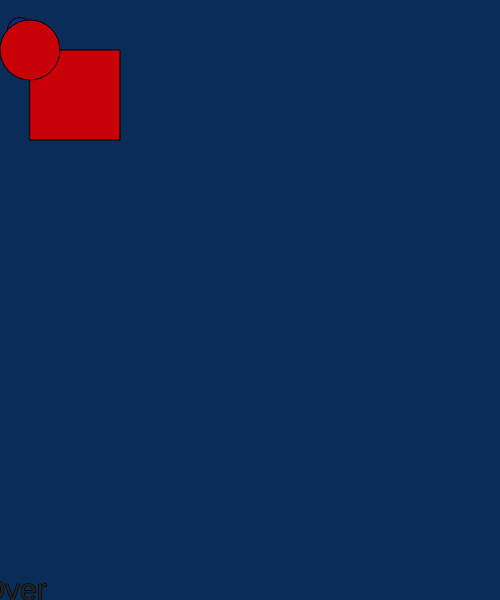
Frame 1 (no input)
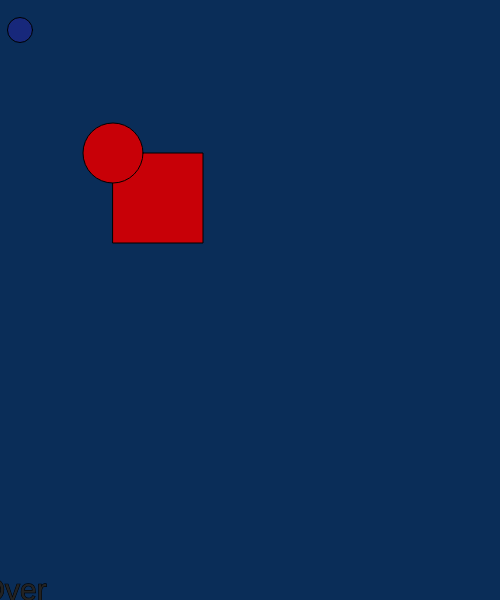
Frame 60 (no input)
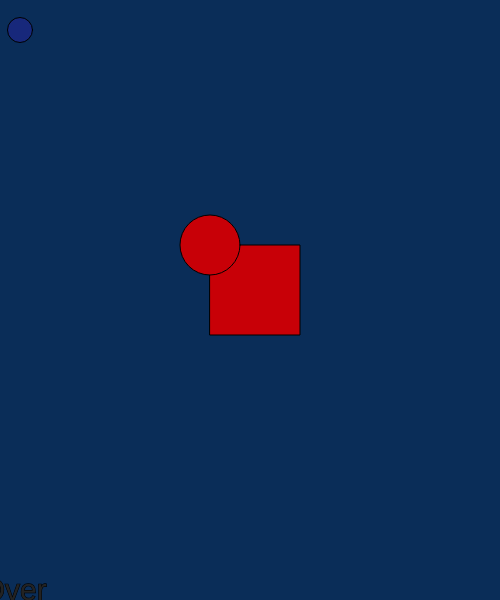
Frame 120 (the mouse pressed at the canvas centre since frame 60)

The p5.js sketch that drew these frames (run headless with seeded random() and noise() and a simulated clock; from frame 60 on, the mouse is pressed at the canvas centre):

// p5.js sketch
// ── sketch.js
// x and y for my character
var characterX = 80;
var characterY = 70;
// define the key codes for each letter
var w = 87; 
var s = 83;
var a = 65;
var d = 68;

// x and y for a shape
var shapeX = 30;
var shapeY = 50;
var shapeXSpeed;
var shapeYSpeed;

// create a shape when the mouse is clicked
var mouseShapeX;
var mouseShapeY;
function setup()
{
    createCanvas(500, 600);
    // get a random speed when the it first starts
    shapeXSpeed = Math.floor(Math.random() * (Math.floor(Math.random() * 5)) + 1);
    shapeYSpeed = Math.floor(Math.random() * (Math.floor(Math.random() * 5)) + 1);
    createCharacter(20,30);
}
function draw()
{
    background(10,45,88);
    stroke(0);
    fill(35);
   
    // exit message
    textSize(30);
    text("GameOver", width-600,height-0)

    //createCharacter(40,50);
    drawCharacter();
    characterMovement();


    // potential enemy
    fill(200,00,7);
    // draw the shape
    square(shapeX, shapeY, 90);
  // potential enemy
    fill(200,00,7);
    circle(shapeX, shapeY, 60);

     // get a random speed when the it first starts
     shapeXSpeed = Math.floor(Math.random() * (Math.floor(Math.random() * 5)) + 1);
     shapeYSpeed = Math.floor(Math.random() * (Math.floor(Math.random() * 5)) + 1);

    // move the shape
    shapeX += shapeXSpeed;
    shapeY += shapeYSpeed;
    // check to see if the shape has gone out of bounds
    if(shapeX > width)
    {
        shapeX = 0;
    }
    if(shapeX < 0)
    {
        shapeX = width;
    }
    if(shapeY > height)
    {
        shapeY = 0;
    }
    if(shapeY < 0)
    {
        shapeY = height;
    }

    // check to see if the character has left the exit
    if(characterX > width && characterY > width-50)
    {
        fill(0);
        stroke(5);
        textSize(26);
        text("GameOver", width/2-50, height/2-50);
    }

    // create the shape based on the mouse click
    fill(120,130,140);
    circle(mouseShapeX, mouseShapeY, 25);
}

function characterMovement()
{
    // handle the keys
    if(keyIsDown(w))
    {
        characterY -= 10;   
    }
    if(keyIsDown(s))
    {
        characterY += 10;   
    }
    if(keyIsDown(a))
    {
        characterX -= 10;   
        console.log("movement: " + characterX);
    }
    if(keyIsDown(d))
    {
        characterX += 10;   
    }
}
function createCharacter(x,y)
{
    characterX = x;
    characterY = y;
    console.log(characterX);
    //character
    
   // circle(characterX,characterY,25);
}
function drawCharacter()
{
    fill(23,40,123);
    circle(characterX,characterY,25);
}
function createBorders(thickness)
{
    // top border
    rect(0,0,width,thickness);
    // left border
    rect(0,0,thickness,height);
    // bottom border
    rect(0, height-thickness,width, thickness);
    // right upper border
    rect(width-thickness,0,thickness,height-50);
}
function mouseClicked()
{
    mouseShapeX = mouseX;
    mouseShapeY = mouseY;
}
           
